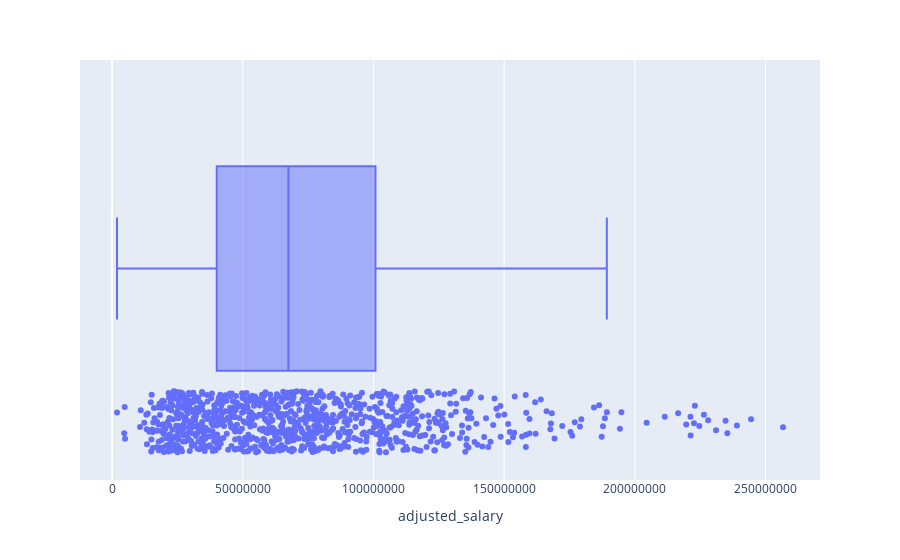

Notebook code cell kept with this figure:
### Code cell
import seaborn as sns
import matplotlib.pyplot as plt
import matplotlib.ticker as mtick
import plotly.express as px

# Set Seaborn style
sns.set(style="whitegrid")

# Distribution plot
plt.figure(figsize=(12, 6))
sns.histplot(aggregated_df['adjusted_salary'], bins=30, kde=True, color='skyblue')
plt.gca().xaxis.set_major_formatter(mtick.FuncFormatter(lambda x, _: '${:,.0f}M'.format(x/1e6)))
plt.title('Distribution of MLB Salaries (1985-2016)')
plt.xlabel('Adjusted Salary')
plt.ylabel('Frequency')
plt.show()

# Summary statistics without scientific notation
adjusted_salary_stats = aggregated_df['adjusted_salary'].describe().apply(lambda x: "${:,.2f}".format(x))
display("Summary Statistics for MLB Salaries (1985-2016):", adjusted_salary_stats)


# Box plot with whiskers
plt.figure(figsize=(12, 6))
sns.boxplot(x='adjusted_salary', data=aggregated_df, color='lightblue')
aggregated_df['teamID'] = pd.Categorical(aggregated_df['teamID'])
fig = px.box(aggregated_df, x='adjusted_salary', category_orders={'teamID': aggregated_df['teamID'].unique()},
             points="all", hover_data=['teamID', 'yearID'])
fig.update_layout(xaxis_tickformat='${:,0f}M')
plt.title('Box Plot of Adjusted Salaries')
plt.xlabel('Adjusted Salary')
fig.show()
plt.show()

### Figure 1 — Plotly figure (JSON) as saved in the notebook; plotly's stock layout.template omitted (floating-point values rounded to 4 significant figures; data arrays with more than 128 entries replaced by an {"elided": "..."} marker saying what was removed)
{"data": [{"alignmentgroup": "True", "boxpoints": "all", "customdata": {"elided": "920x2 mixed values"}, "hovertemplate": "adjusted_salary=%{x}<br>teamID=%{customdata[0]}<br>yearID=%{customdata[1]}<extra></extra>", "legendgroup": "", "marker": {"color": "#636efa"}, "name": "", "notched": false, "offsetgroup": "", "orientation": "h", "showlegend": false, "type": "box", "x": {"elided": "920 int values"}, "x0": " ", "xaxis": "x", "y0": " ", "yaxis": "y"}], "layout": {"boxmode": "group", "legend": {"tracegroupgap": 0}, "margin": {"t": 60}, "xaxis": {"anchor": "y", "domain": [0, 1], "tickformat": "${:,0f}M", "title": {"text": "adjusted_salary"}}, "yaxis": {"anchor": "x", "domain": [0, 1]}}}
